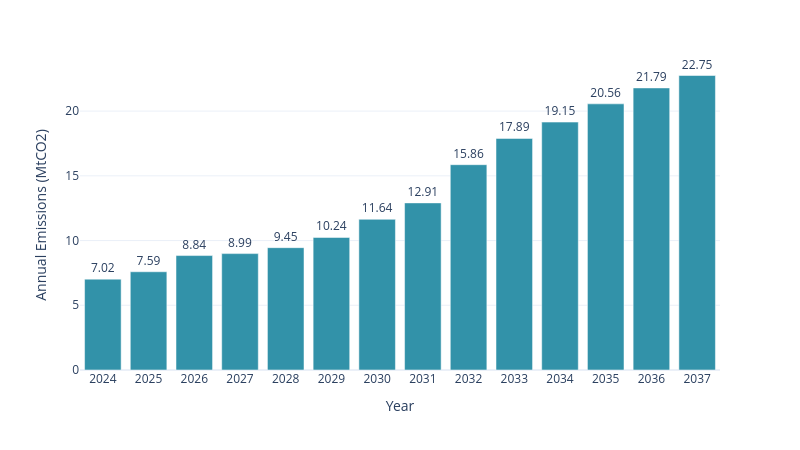

The notebook cell this image was saved under:
### Code cell
em_upme = pd.read_csv(emissions)
em_sw = pd.read_csv(model_outputs_path+'/emissions.csv')
sw.scenarios.annual_emmissions(em_upme, 'PERIOD', 'AnnualEmissions_tCO2_per_yr')

### Figure 1 — Plotly figure (JSON) as saved in the notebook; plotly's stock layout.template omitted (floating-point values rounded to 4 significant figures)
{"data": [{"alignmentgroup": "True", "hovertemplate": "Year=%{x}<br>Annual Emissions (MtCO2)=%{text}<extra></extra>", "legendgroup": "", "marker": {"color": "#3292A9", "pattern": {"shape": ""}}, "name": "", "offsetgroup": "", "orientation": "v", "showlegend": false, "text": [7.02, 7.59, 8.84, 8.99, 9.45, 10.24, 11.64, 12.91, 15.86, 17.89, 19.15, 20.56, 21.79, 22.75], "textposition": "outside", "texttemplate": "%{text:.2f}", "type": "bar", "x": [2024, 2025, 2026, 2027, 2028, 2029, 2030, 2031, 2032, 2033, 2034, 2035, 2036, 2037], "xaxis": "x", "y": [7.02, 7.59, 8.84, 8.99, 9.45, 10.24, 11.64, 12.91, 15.86, 17.89, 19.15, 20.56, 21.79, 22.75], "yaxis": "y"}], "layout": {"barmode": "relative", "height": 450, "legend": {"tracegroupgap": 0}, "margin": {"t": 60}, "width": 800, "xaxis": {"anchor": "y", "domain": [0, 1], "tickvals": [2024, 2025, 2026, 2027, 2028, 2029, 2030, 2031, 2032, 2033, 2034, 2035, 2036, 2037], "title": {"text": "Year"}}, "yaxis": {"anchor": "x", "domain": [0, 1], "title": {"text": "Annual Emissions (MtCO2)"}}}}
